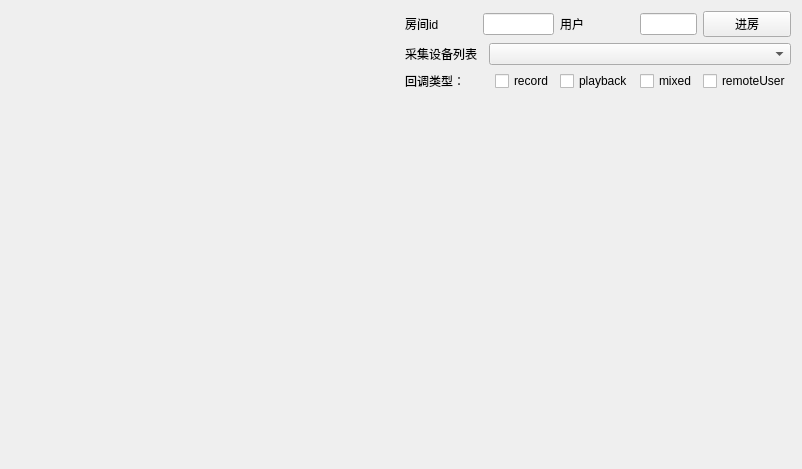
<?xml version="1.0" encoding="UTF-8"?>
<ui version="4.0">
 <class>RawAudioData</class>
 <widget class="QWidget" name="RawAudioData">
  <property name="geometry">
   <rect>
    <x>0</x>
    <y>0</y>
    <width>802</width>
    <height>469</height>
   </rect>
  </property>
  <property name="windowTitle">
   <string>Form</string>
  </property>
  <layout class="QVBoxLayout" name="verticalLayout">
   <item>
    <layout class="QHBoxLayout" name="horizontalLayout" stretch="3,1">
     <item>
      <layout class="QGridLayout" name="gridLayout">
       <item row="0" column="0">
        <widget class="UserWidget" name="widget" native="true"/>
       </item>
      </layout>
     </item>
     <item>
      <layout class="QGridLayout" name="gridLayout_2">
       <item row="0" column="2">
        <widget class="QLabel" name="label">
         <property name="text">
          <string>房间id</string>
         </property>
        </widget>
       </item>
       <item row="0" column="7">
        <widget class="QLineEdit" name="lineEdit_uid"/>
       </item>
       <item row="0" column="8">
        <widget class="QPushButton" name="btn_join">
         <property name="text">
          <string>进房</string>
         </property>
        </widget>
       </item>
       <item row="0" column="6">
        <widget class="QLabel" name="label_2">
         <property name="text">
          <string>用户</string>
         </property>
        </widget>
       </item>
       <item row="0" column="3" colspan="3">
        <widget class="QLineEdit" name="lineEdit_room"/>
       </item>
       <item row="1" column="2">
        <widget class="QLabel" name="label_3">
         <property name="text">
          <string>采集设备列表</string>
         </property>
        </widget>
       </item>
       <item row="3" column="4" colspan="5">
        <widget class="QLabel" name="label_5">
         <property name="text">
          <string/>
         </property>
        </widget>
       </item>
       <item row="1" column="4" colspan="5">
        <widget class="QComboBox" name="comboBox_device"/>
       </item>
       <item row="2" column="8">
        <widget class="QCheckBox" name="checkBox_remote">
         <property name="text">
          <string>remoteUser</string>
         </property>
        </widget>
       </item>
       <item row="2" column="7">
        <widget class="QCheckBox" name="checkBox_mixed">
         <property name="text">
          <string>mixed</string>
         </property>
        </widget>
       </item>
       <item row="2" column="6">
        <widget class="QCheckBox" name="checkBox_playback">
         <property name="text">
          <string>playback</string>
         </property>
        </widget>
       </item>
       <item row="2" column="5">
        <widget class="QCheckBox" name="checkBox_record">
         <property name="text">
          <string>record</string>
         </property>
        </widget>
       </item>
       <item row="2" column="2">
        <widget class="QLabel" name="label_4">
         <property name="text">
          <string>回调类型：</string>
         </property>
        </widget>
       </item>
      </layout>
     </item>
    </layout>
   </item>
   <item>
    <widget class="LogWidget" name="widget_log" native="true"/>
   </item>
  </layout>
 </widget>
 <customwidgets>
  <customwidget>
   <class>UserWidget</class>
   <extends>QWidget</extends>
   <header>UserWidget.h</header>
   <container>1</container>
  </customwidget>
  <customwidget>
   <class>LogWidget</class>
   <extends>QWidget</extends>
   <header location="global">LogWidget.h</header>
   <container>1</container>
  </customwidget>
 </customwidgets>
 <resources/>
 <connections/>
</ui>
